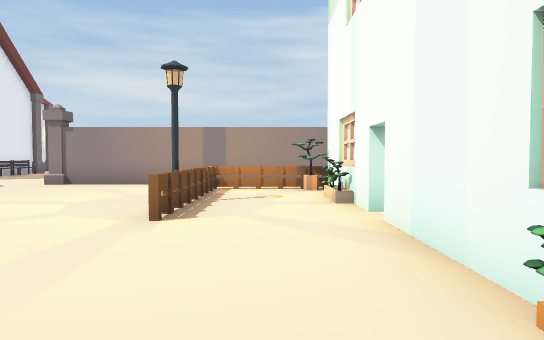
[1] (above)

24 first-person views from a walk through a 3-D level made in the Unity game engine. The camera is 1.4 m above the floor, tilts 2° down and sees 75° across. The floor is counted in squares, 2 m on a side. Each view is taken from the middle of a square. On the plan, view 1 faces up. The plan holds only what a view shows up to about 11 squares ahead; the rest is blank. The place goes on beyond the plan. The player character is not drawn. Door leaves are left out, so doorways stand open. Some surface patterns are stand-ins.

[2]
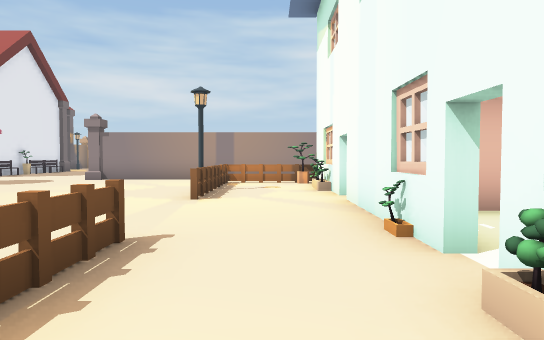

[3]
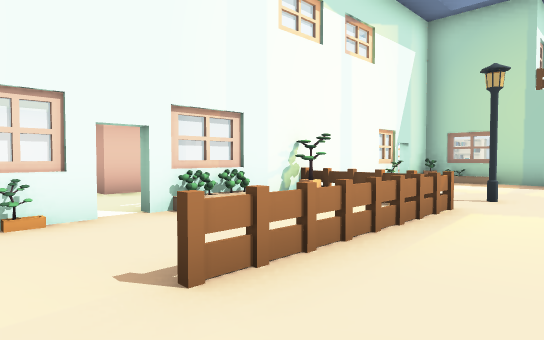

[4]
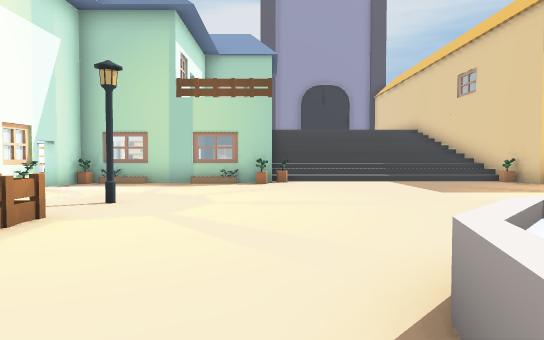

[5]
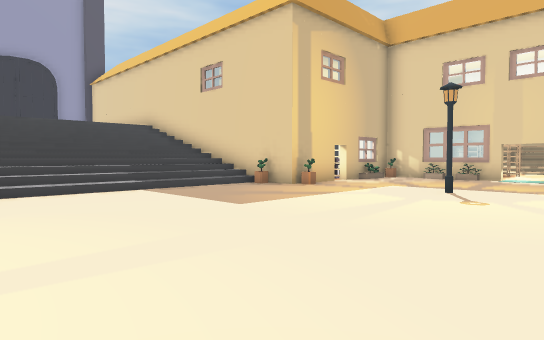

[6]
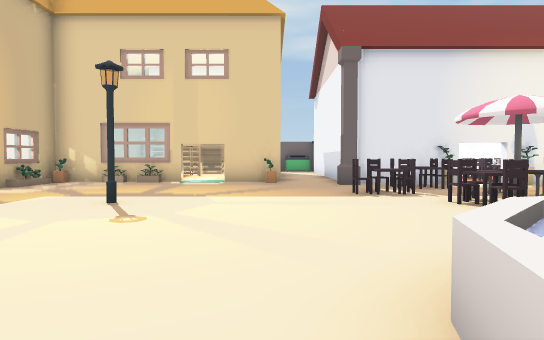

[7]
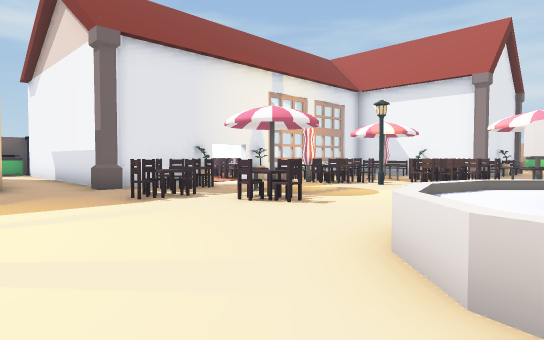

[8]
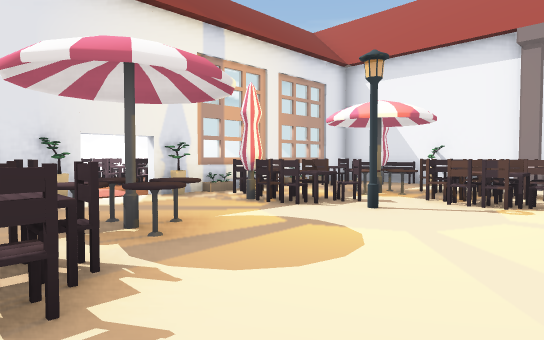

[9]
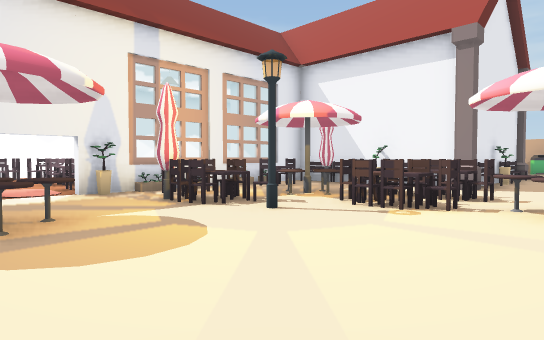

[10]
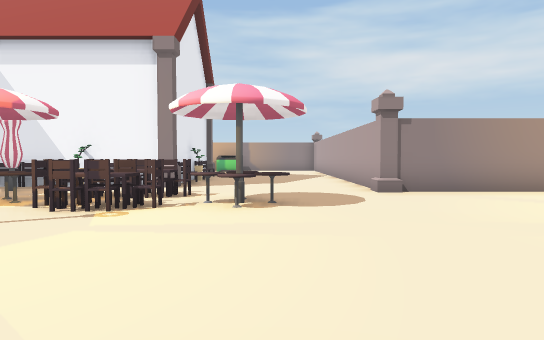

[11]
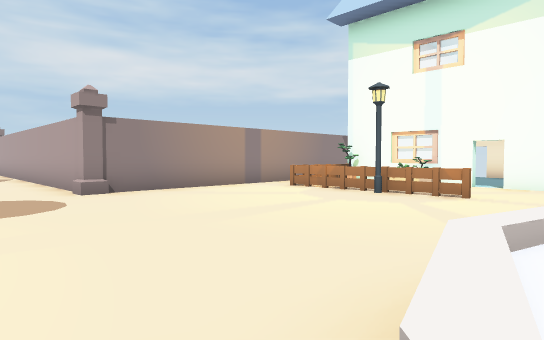

[12]
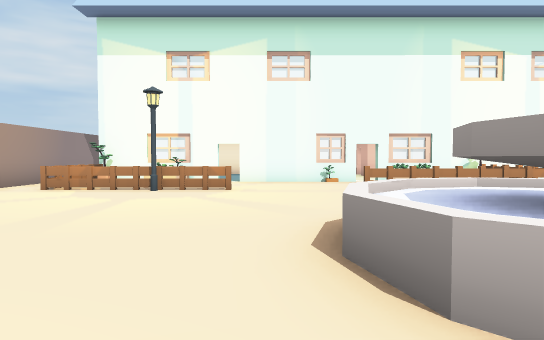

[13]
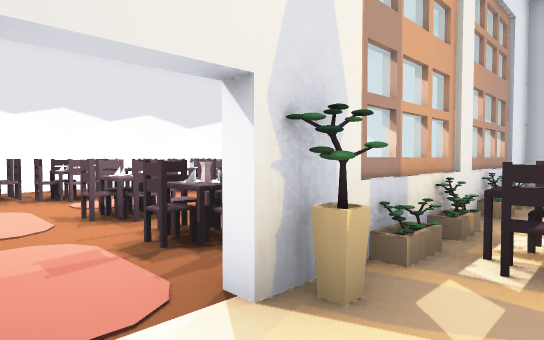

[14]
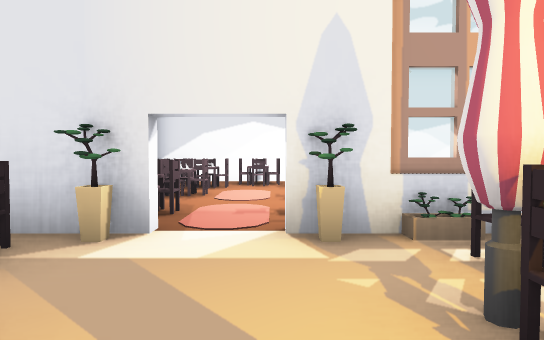

[15]
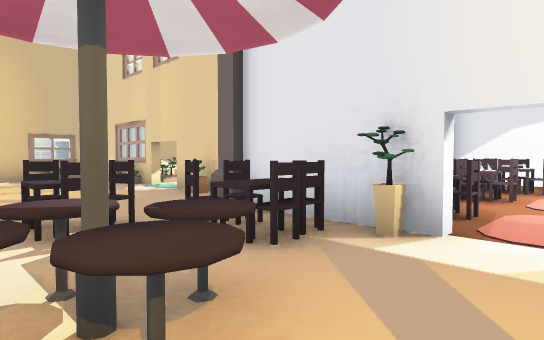

[16]
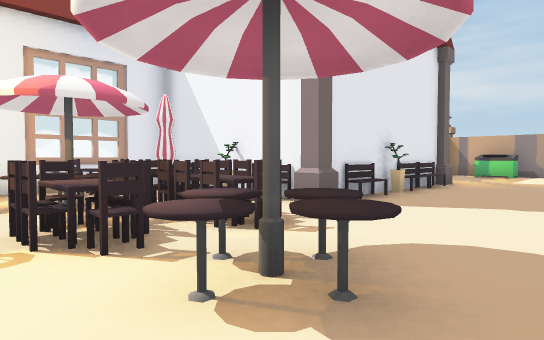

[17]
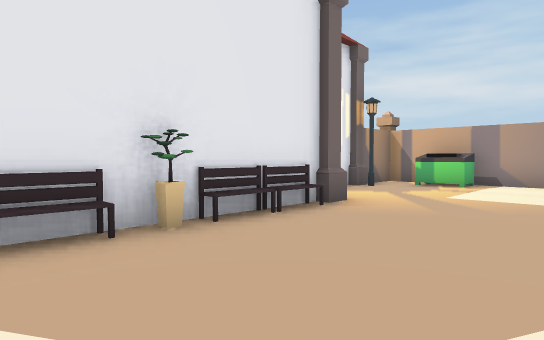

[18]
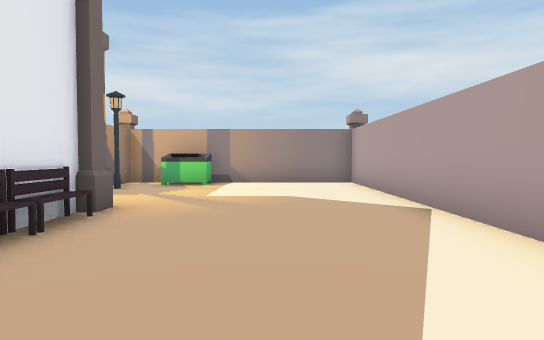

[19]
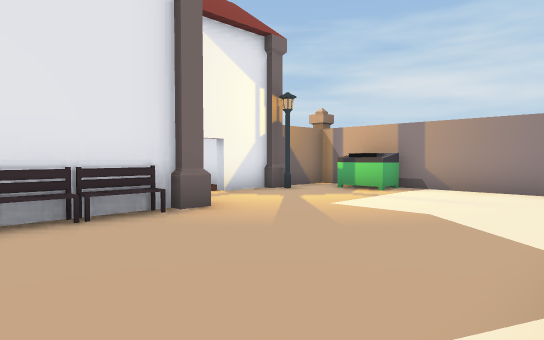

[20]
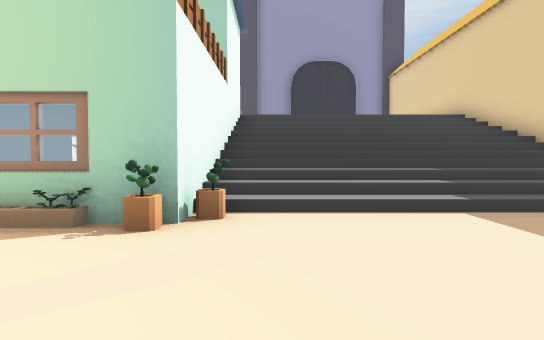

[21]
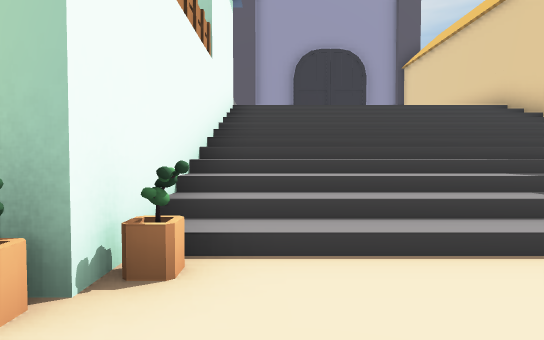

[22]
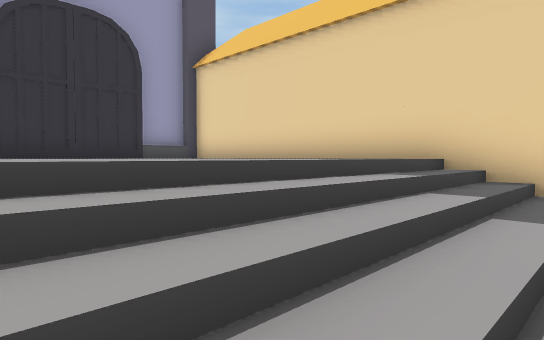

[23]
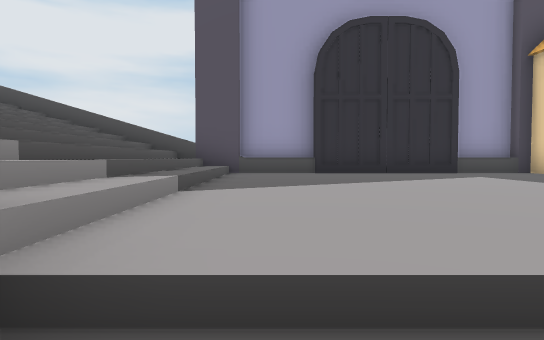

[24]
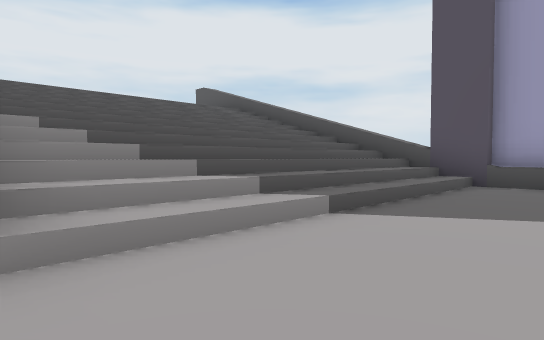

### Floor plan
Key: @ floor where view 1 was taken; # wall or solid block; . main floor; : floor 4 m higher than the main floor; / step, stairs or slope; D open door; = window, fence, low wall or low ledge; ^ raised ledge; L lantern; F flowerpot; P plant; U fountain; C chair; T table; M umbrella; B bench; I bin; O other object.
Columns run from 23 left of view 1 to 2 right of it. Each row starts with its distance up from view 1.
 21            ########
 20           ##.I....#
 19           #L......#
 18           ##......#
 17            D......#
 16             .#....#
 15              B....#
 14              B....#
 13              FP...#
 12              B....#
 11             #.....#
 10         #OOOB.....########
  9 #       OOCCCC..........
  8 #O      FOOOCCTT......==#
  7 #OOO    #.OOCC.T......=.#
  6 #OO..C  PCCT..........L.#
  5 # OCCTFCPCMC..........L.#
  4 #C ..CC.F.C...........=.D
  3 # OOC.C.P.TT............##
  2 #  O C  FCTTC...UU......##
  1 #O      .CCCC..UUUU...=FP#
  0    ######.C....UUUU...=@D#
 -1    ....F........UU....=.#
 -2        O..............=.##
 -3        D..............==#
 -4       .D...LL........LL.#
 -5       OD...LL...........
 -6        #................#
 -7        #O...O...........D
 -8        #O#D#F......PPF.O##
 -9        #    #......#P #F#
-10        #    #//////#
-11             #//////#
-12             #//////#  D
-13             #//////#  ##
-14             #//////#
-15             #//////#
-16             #//////##
-17             # :::::///////
-18             #  ::::///////
-19             #  ::::///////
-20             # :::::///////
-21             #::::::///////
-22             #::::::///////
-23             #::::::///////
-24             ########^^^^^

Where each view was taken, in squares from view 1:
view 1: 0 up, 0 right, facing up
view 2: 2 down, 0 right, facing up
view 3: 2 up, 3 left, facing down-right
view 4: 1 up, 4 left, facing down
view 5: 2 down, 4 left, facing down-left
view 6: 2 down, 6 left, facing left
view 7: 3 down, 7 left, facing up-left
view 8: 1 up, 9 left, facing up-left
view 9: 2 up, 8 left, facing up-left
view 10: 2 up, 8 left, facing up
view 11: 2 up, 8 left, facing up-right
view 12: 3 up, 9 left, facing right
view 13: 3 up, 14 left, facing up-left
view 14: 4 up, 12 left, facing left
view 15: 4 up, 12 left, facing down-left
view 16: 6 up, 7 left, facing up-left
view 17: 11 up, 7 left, facing up-left
view 18: 11 up, 8 left, facing up
view 19: 13 up, 6 left, facing up-left
view 20: 5 down, 5 left, facing down
view 21: 7 down, 5 left, facing down
view 22: 14 down, 5 left, facing down-left
view 23: 15 down, 5 left, facing down
view 24: 16 down, 6 left, facing down-right
